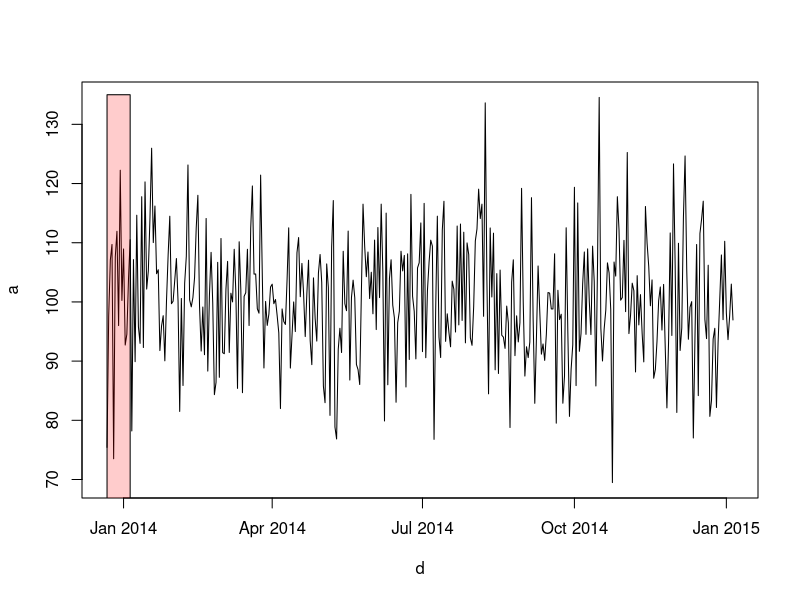
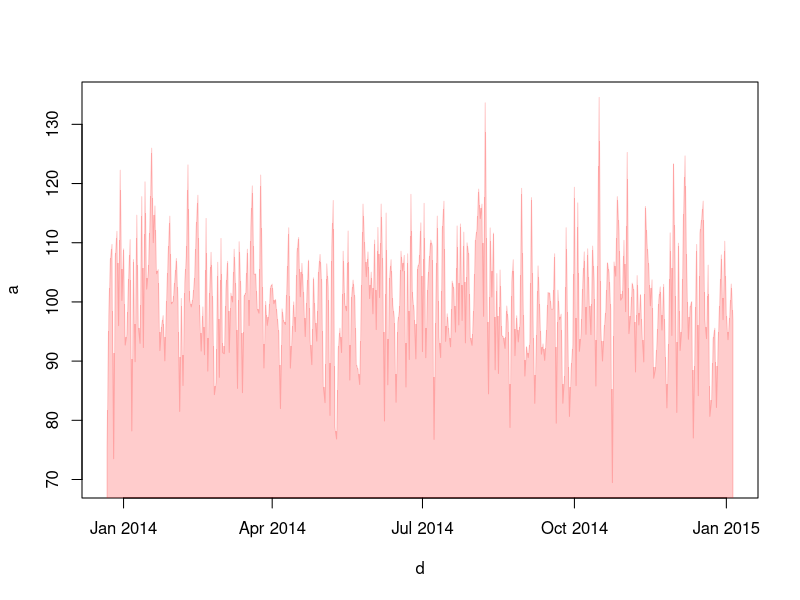
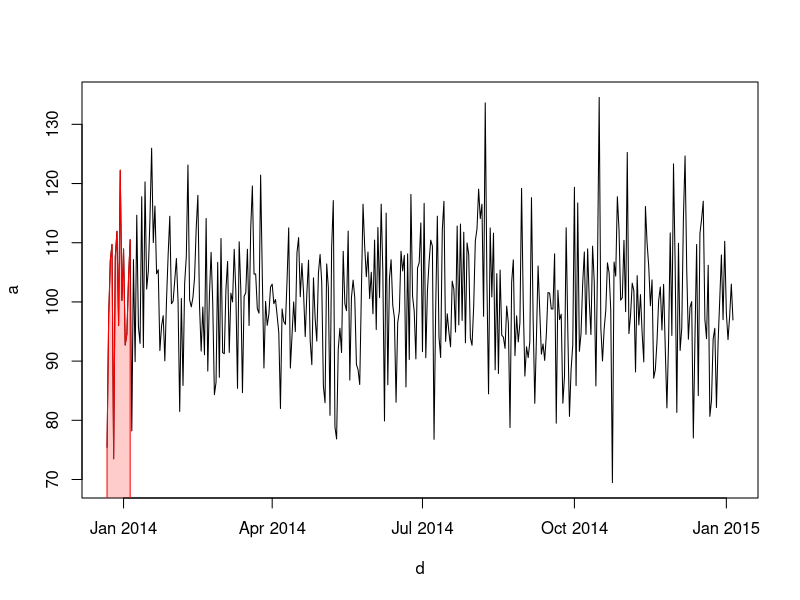

These charts were generated, in order, by the following R code:
## ---- chunk 1

library("timeDate")
library("lubridate")

year <- 2014

a<-NewYearsDay()
print(paste("Nouvel an:", wday(a, label=T), a))

a <- Easter(year)
b <- EasterMonday(year)
c <- EasterSunday(year)
d <- GoodFriday(year)
print(paste("Vendredi Saint:", d))
print(paste("dimanche de Pâques:", c))
print(paste("lundi de Pâques:", b))

a <- FRAllSaints(year)
print(paste("Tousaint:", wday(a, label=T), a))

a <- FRArmisticeDay(year)
print(paste("Armistice 1918:", wday(a, label=T), a))

a <- FRAscension(year)
print(paste("Ascencion:", wday(a, label=T), a))

a <- FRAssumptionVirginMary(year)
print(paste("Assomption:", wday(a, label=T), a))

a <- FRBastilleDay(year)
print(paste("14 juillet:", wday(a, label=T), a))

a <- FRAscension(year)
print(paste("Ascencion:", wday(a, label=T), a))

a <- LaborDay(year)
print(paste("Fête du travail:", wday(a, label=T), a))

a <- Pentecost(year)
print(paste("Pentecote:", wday(a, label=T), a))

a <- PentecostMonday(year)
print(paste("Lundi de pentecote:", wday(a, label=T), a))
## ---- chunk 2
library("timeDate")

year <- 2013

y <- timeSequence(from = paste0(year,"-01-01"), to = paste0(year, "-12-31"), by = "day")
y <- as.Date(y)
length(y)

dim <- y[weekdays(as.Date(y)) == "dimanche"]
sam <- y[weekdays(as.Date(y)) == "samedi"]

length(dim)
length(sam)

ferie <- c(Pentecost(year), PentecostMonday(year), LaborDay(year), FRAscension(year), FRBastilleDay(year), FRAssumptionVirginMary(year), FRAscension(year), FRArmisticeDay(year),  FRAllSaints(year), GoodFriday(year), EasterMonday(year), NewYearsDay(year), ChristmasDay(year))
ferie <- as.Date(ferie)

## ---- chunk 3
ouvrable <- y[!match(as.character(y), as.character(dim), nomatch = 0)]
length(ouvrable)
ouvrable <- ouvrable[!match(as.character(ouvrable), as.character(sam), nomatch = 0)]
length(ouvrable)
ouvrable <- ouvrable[!match(as.character(ouvrable), as.character(ferie), nomatch = 0)]
length(ouvrable)
## ---- chunk 4
samedi.ferie <- a <- merge(as.character(sam), as.character(ferie), by=1)
samedi.ferie
dimanche.ferie <- merge(as.character(dim), as.character(ferie), by=1)
dimanche.ferie
## ---- chunk 5
ouvrable <- y[!match(as.character(y), as.character(dim), nomatch = 0)]
ouvrable <- ouvrable[!match(as.character(ouvrable), as.character(sam), nomatch = 0)]
ouvrable.ferie <- merge(as.character(ouvrable), as.character(ferie), by=1)
ouvrable.ferie
wday(ouvrable.ferie$x, label = TRUE)
## ---- chunk 6
dim.and.ferie <- c(dim, ouvrable.ferie)

## ---- chunk 7
# first days of years
seq(as.Date("1910/1/1"), as.Date("1999/1/1"), "years")
## by month
seq(as.Date("2000/1/1"), by = "month", length.out = 12)
## quarters
seq(as.Date("2000/1/1"), as.Date("2003/1/1"), by = "quarter")

## find all 7th of the month between two dates, the last being a 7th.
st <- as.Date("1998-12-17")
en <- as.Date("2000-1-7")
ll <- seq(en, st, by = "-1 month")
rev(ll[ll > st & ll < en])
## ---- chunk 8
# année 2014 avec les cacances de noel 2013 et 2014
d <- seq(as.Date("2013-12-22"), as.Date("2015-01-05"), 1) 
# un vecteur de 380 nombe aléatoire de moyenne 100 et etype 10
a <- rnorm(length(d), 100, 10)
# trace la courbe
plot(d, a, type="l")
# on ajoute des rectangles colorés pour la période des vacances. a métode rgb est nécessaire pour avoir des couleurs semi-transparantes. Le paramètre alpha gère la transparence
rect(as.Date("2013-12-22"), 135, as.Date("2014-01-05"),0, col=rgb(1, 0, 0,0.2))

# dessin courbe sous forme d'un polygone coloré. Le polygone nécessite 2 vecteurs, l'un pour les x, l'autre pour les y. 
plot(d, a, type = "n") # dessine la courbe sans l'afficher
polygon(c(d[1], d, d[380]), c(0, a, 0), col=rgb(1, 0, 0,0.2), border=rgb(1, 0, 0,0.2))

# dessin de la courbe avec un polygone uniquement pendant la période des vacances
plot(d, a, type="l")
noel2013_debut <- as.Date("2013-12-22")
noel2013_fin <- as.Date("2014-01-05")
vacances_noel <- seq(noel2013_debut, noel2013_fin, 1) # vecteur de date
dt <- difftime(noel2013_fin, noel2013_debut) + 1 # longueur des vacances en jour
polygon(c(noel2013_debut, vacances_noel, noel2013_fin), c(0, a[1:dt], 0), col=rgb(1, 0, 0,0.2), border = "red")

